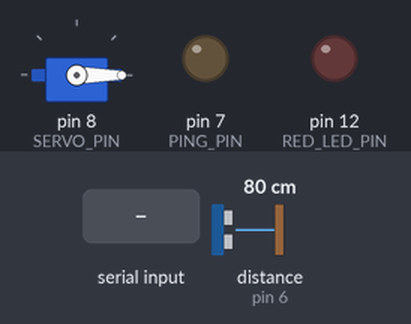
Recording of a sketch running on a simulated Arduino Uno, built with avr-gcc and run on an emulated ATmega328P. Parts: servo, output pins drawn as LEDs (lit = HIGH). The inputs (shaded band) are chosen by the test bench; at power-on: distance to the obstacle (sensor on pin 6) 80 cm. The echo pulse lasts 58.3 µs per cm.

Above: at 1.2 s.
1.3 s: "1" received over Serial
At 3.0 s:
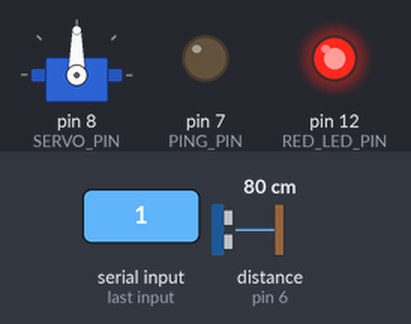
At 3.8 s:
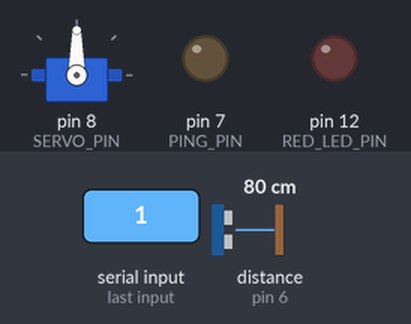
4.3 s: "3" received over Serial
At 5.8 s:
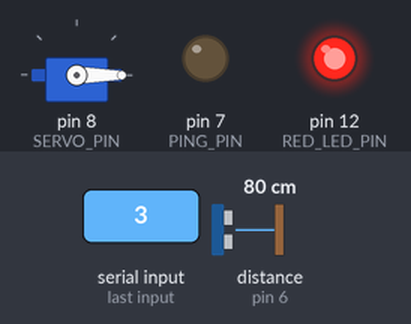
Timing chart, 0 to 7.5 s (numbered marks = the images above; inputs shaded):
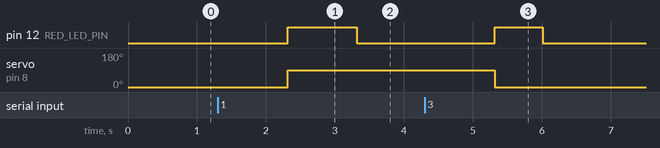

Measured:
- after the input at 1.3 s, pin 12 (RED_LED_PIN): LOW → HIGH after 1.0 s, → LOW 1.0 s later; servo on pin 8 (SERVO_PIN): 0° → 90° after 1.0 s
- after the input at 4.3 s, pin 12 (RED_LED_PIN): LOW → HIGH after 1.0 s instead of 8.7 s; servo on pin 8 (SERVO_PIN): 90° → 0° after 1.0 s instead of 8.7 s

The sketch:

parking_door.ino
```cpp
#include <Servo.h>
#include <SoftwareSerial.h>

SoftwareSerial terminal(19, 18); //RX, TX
const int PING_PIN = 7; // Trigger Pin of Ultrasonic Sensor
const int ECHO_PIN = 6; // Echo Pin of Ultrasonic Sensor
const int SERVO_PIN = 8;
const int RED_LED_PIN = 12;
Servo myServo;
bool isOpen = false;
int openTime = 0;


void setup() {
  Serial.begin(9600);
  terminal.begin(9600);
  pinMode(RED_LED_PIN, OUTPUT);
  myServo.attach(SERVO_PIN);
  myServo.write(0);
  pinMode(PING_PIN, OUTPUT);
  pinMode(ECHO_PIN, INPUT);
}

void loop() {
  if (isOpen) {
    if (((millis() / 1000) - openTime) >= 10) {
      closeDoor();
    }
  }
  if (Serial.available() > 0) {
    String received = Serial.readString();
    received.trim();
    terminal.println("message : " + received);
    checkMessage(received);
  }
}

void checkMessage(String message) {
  message.trim();
  if (message.equals("1")) {
    openDoor();
  } else if (message.equals("3")) {
    closeDoor();
  }
}

int calcDistance() {
  long duration;
  digitalWrite(PING_PIN, LOW);
  delayMicroseconds(2);
  digitalWrite(PING_PIN, HIGH);
  delayMicroseconds(10);
  digitalWrite(PING_PIN, LOW);
  duration = pulseIn(ECHO_PIN, HIGH);
  int distance = duration * 0.034 / 2;
  return distance;
}

void openDoor() {
  isOpen = true;
  myServo.write(90);
  digitalWrite(RED_LED_PIN, HIGH);
  delay(1000);
  digitalWrite(RED_LED_PIN, LOW);
  openTime = millis() / 1000;
}

void closeDoor() {
  int distance = calcDistance();
  if (distance > 30) {
    myServo.write(0);
    digitalWrite(RED_LED_PIN, HIGH);
  }
  isOpen = false;
  distance = calcDistance();
  int startTime = millis() / 1000;
  while (((millis() / 1000) - startTime) < 1) {
    distance = calcDistance();
    terminal.println("distance=" + String(distance));
    if (distance < 30) {
      isOpen = true;
      myServo.write(90);
      openTime = millis() / 1000;
      delay(300);
    }
  }
  digitalWrite(RED_LED_PIN, LOW);
}
```
